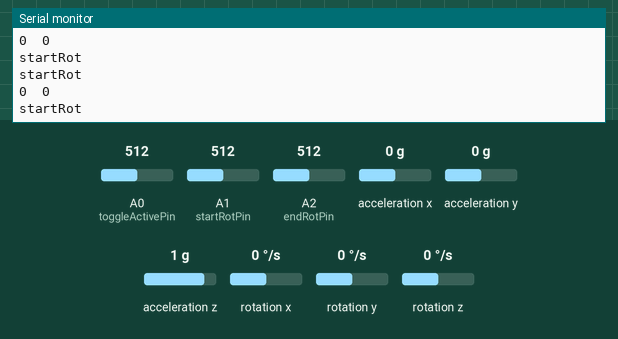
Simulated run of this sketch. Board: Arduino Leonardo, built with avr-gcc and run on an emulated ATmega32U4. Shown: the last lines printed to the serial monitor. The inputs (shaded band) are chosen by the test bench; at power-on: A1 (startRotPin) = 512, A2 (endRotPin) = 512, A0 (toggleActivePin) = 512, acceleration x 0 g, acceleration y 0 g, acceleration z 1 g, rotation x 0 °/s, rotation y 0 °/s, rotation z 0 °/s. USB keyboard and mouse output is not drawn.

Above: at 2.2 s.
2.3 s: A1 (startRotPin) set to 111
3.8 s: A1 (startRotPin) set to 93
At 4.7 s:
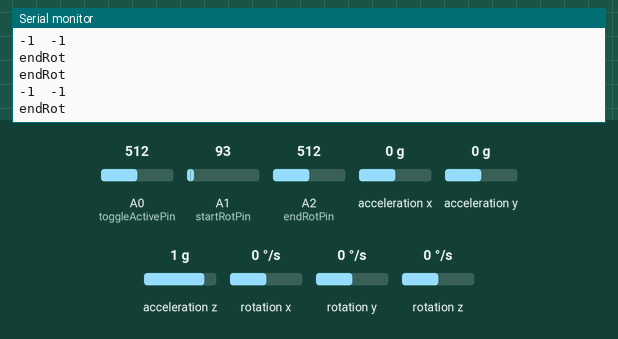
6.8 s: A2 (endRotPin) set to 109
8.3 s: A2 (endRotPin) set to 94
At 9.0 s:
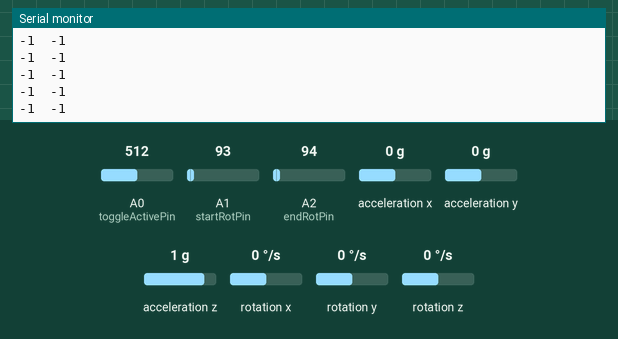

Measured:
- the behaviour switches between 101 and 100 on A1 (startRotPin) (found by bisection; images 0 and 1)
- the behaviour switches between 101 and 100 on A2 (endRotPin) (found by bisection; images 1 and 2)
- after the input at 3.8 s, the serial monitor: prints a new line at once (image 1)

The sketch:

sketch_accelerometerPodracer.ino
```cpp
#include "I2Cdev.h"
#include "MPU6050_6Axis_MotionApps20.h"
#include "Wire.h"
#include <Keyboard.h>
#include <Joystick.h>

MPU6050 mpu0(0x68);
MPU6050 mpu1(0x69);

bool dmpReady0 = false;
bool dmpReady1 = false;
uint8_t devStatus0;
uint8_t devStatus1;
uint8_t fifoBuffer0[64];
uint8_t fifoBuffer1[64];

Quaternion q;
VectorFloat gravity;
float ypr[3];

long startRot0 = 0;
long endRot0 = 90;
long startRot1 = 0;
long endRot1 = 90;

int toggleActivePin = A0;
int startRotPin = A1;
int endRotPin = A2;

bool gasOn = false;

int leftXData = 0;
int rightXData = 0;

Joystick_ Joystick(JOYSTICK_DEFAULT_REPORT_ID, JOYSTICK_TYPE_JOYSTICK,
                   0, 0,                 // Button Count, Hat Switch Count
                   true, true, false,    // X and Y, but no Z Axis
                   false, false, false,  // No Rx, Ry, or Rz
                   false, false,         // No rudder or throttle
                   false, false, false);

void setupMPU(MPU6050 &mpu, bool &dmpReady, uint8_t address) {
  Serial.println(F("Initializing I2C devices..."));
  mpu.initialize();
  Serial.println(mpu.testConnection() ? F("MPU6050 connection successful") : F("MPU6050 connection failed"));

  Serial.println(F("Initializing DMP..."));
  devStatus0 = mpu.dmpInitialize();
  mpu.setDMPEnabled(true);

  if (devStatus0 == 0) {
    mpu.CalibrateAccel(6);
    mpu.CalibrateGyro(6);
    mpu.PrintActiveOffsets();
    Serial.println(F("DMP ready! Waiting for first interrupt..."));
    dmpReady = true;
  } else {
    Serial.print(F("DMP Initialization failed (code "));
    Serial.print(devStatus0);
    Serial.println(F(")"));
  }
}

void setup() {
  Serial.begin(9600);
  Wire.begin();
  Wire.setClock(400000);
  while (!Serial)
    ;

  setupMPU(mpu0, dmpReady0, 0x68);
  setupMPU(mpu1, dmpReady1, 0x69);

  Keyboard.begin();

  Joystick.begin();
  Joystick.setXAxisRange(-1000, 1000);
  Joystick.setYAxisRange(-1, 1);
  Joystick.setYAxis(0);
}

void loop() {
  if (!dmpReady0 || !dmpReady1) return;

  if (mpu0.dmpGetCurrentFIFOPacket(fifoBuffer0)) {
    leftXData = readMpuData(mpu0, fifoBuffer0, startRot0, endRot0);
  }
  if (mpu1.dmpGetCurrentFIFOPacket(fifoBuffer1)) {
    rightXData = readMpuData(mpu1, fifoBuffer1, startRot1, endRot1);
  }

  Serial.print(leftXData);
  Serial.print("\t");
  Serial.println(rightXData);

  if (analogRead(toggleActivePin) > 100) {
    if (!gasOn && (leftXData < 500 || rightXData < 500)) {
      Keyboard.press('W');
      gasOn = true;
    } else if (gasOn && (leftXData > 500 && rightXData > 500)) {
      Keyboard.release('W');
      gasOn = false;
    }
    Joystick.setXAxis(constrain((leftXData - rightXData) * 2, -1000, 1000));
  }
  else
  {
    gasOn = false;
    Keyboard.release('W');
    Joystick.setXAxis(0);
  }
}

int readMpuData(MPU6050 &mpu, uint8_t *fifoBuffer, long &startRot, long &endRot) {
  mpu.dmpGetQuaternion(&q, fifoBuffer);
  mpu.dmpGetGravity(&gravity, &q);
  mpu.dmpGetYawPitchRoll(ypr, &q, &gravity);

  long xRot = ypr[2] * 180 / M_PI;
  long rotationAmount = map(xRot, startRot, endRot, 0, 1000);

  if (analogRead(startRotPin) > 100) {
    Serial.println("startRot");
    startRot = xRot;
  } else if (analogRead(endRotPin) > 100) {
    Serial.println("endRot");
    endRot = xRot;
  }
  return rotationAmount;
}
```
